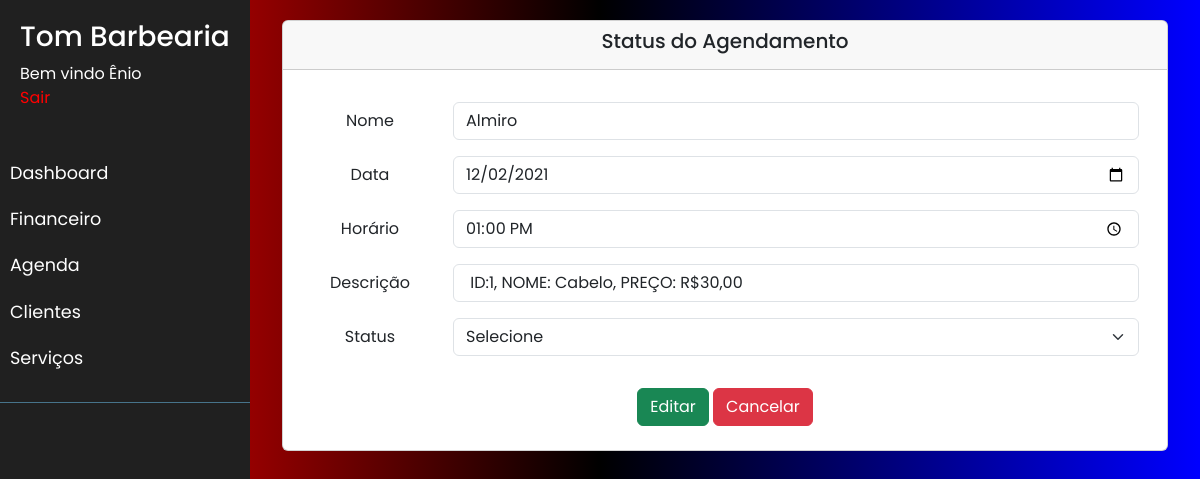
The app's page /statusAgendamento/32 (signed in) with its own data.
### app/models.py (models this page shows, shortened)
class User(db.Model, UserMixin):
    __tablename__= 'usuario'
    id = db.Column(db.Integer, primary_key =True, autoincrement = True)
    nome = db.Column(db.String, nullable = False)
    telefone = db.Column(db.String, nullable = False)
    usuario = db.Column(db.String, nullable = False , unique=True)
    senha = db.Column(db.String, nullable = False)

class ServicosAgendados(db.Model, UserMixin):
    __tablename__= 'servicos_agendados'
    id_servico_agendado = db.Column(db.Integer, primary_key =True, autoincrement = True)
    fk_id_servico = db.Column(db.Integer, nullable = False)
    desc_servico = db.Column(db.String, nullable = False)
    fk_id_cliente = db.Column(db.Integer, nullable = False)
    nm_cliente = db.Column(db.String, nullable = False)
    horario_agendado = db.Column(db.String, nullable = False)
    data_agendamento = db.Column(db.String, nullable = False)
    status = db.Column(db.Integer, nullable = True)
    desc_status = db.Column(db.Integer, nullable = True)

### main.py (the view, shortened to what this page needs)
@app.route("/statusAgendamento/<int:id>", methods=['GET', 'POST'])
def statusAgendamento(id):
    servicosagendados = ServicosAgendados.query.filter_by(id_servico_agendado=id).first()
    return render_template('statusAgendamento.html', servicosagendados = servicosagendados)

### app/models.py (called while the page is built)
@login_manager.user_loader
def get_user(user_id):
    return User.query.filter_by(id=user_id).first()

### app/templates/statusAgendamento.html (shortened to what this page needs)
<!DOCTYPE html>
<html>
<head>
    <link rel="stylesheet" type="text/css" href="{{ url_for('static',filename='node_modules/bootstrap/dist/css/bootstrap.css') }}">
    <link rel="stylesheet" type="text/css" href="{{ url_for('static',filename='sidemenu.css') }}">
</head>
<body>
  {% if current_user.is_authenticated %}
  <div class="wrapper">
    <nav id="sidebar">
      <div class="sidebar-header">
        <h3>Tom Barbearia</h3>
        <a>Bem vindo {{ current_user.nome }}</a>
        <br>
        <a style ="color:red" href = "{{ url_for('logout') }} ">Sair</a>
      </div>
      <ul class="list-unstyled components">
        <li>
          <a href="{{ url_for('home') }}">Dashboard</a>
        </li>
        <li>
          <a href="{{ url_for('financeiro') }}">Financeiro</a>
        </li>
        <li>
          <a href="{{ url_for('agenda') }}">Agenda</a>
        </li>
        <li>
          <a href="{{ url_for('clientes') }}">Clientes</a>
        </li>
        <li>
          <a href="{{ url_for('servicos') }}">Serviços</a>
        </li>
      </ul>
    </nav>
    <div id="content">
      <div class="container-fluid">
        <form method="POST">
          <div class="card text-center">
            <div class="card-header">
              <h5>
                Status do Agendamento
            </h5>
            </div>
            <div class="card-body">
              <div class="container">
                  <div class="col">
                    <div class="row mb-3">
                      <label for="nome" class="col-sm-2 col-form-label">Nome</label>
                      <div class="col-sm-10">
                        <input type="text" class="form-control" name ="status_nome_cliente" id="status_nome_cliente" value = "{{ servicosagendados.nm_cliente }}">
                      </div>
                    </div>
                    <div class="row mb-3">
                      <label for="data" class="col-sm-2 col-form-label">Data</label>
                      <div class="col-sm-10">
                        <input type="date" class="form-control" id="status_data" name="data" value = {{ servicosagendados.data_agendamento }}>
                      </div>
                    </div>
                    <div class="row mb-3">
                      <label for="horario" class="col-sm-2 col-form-label">Horário</label>
                      <div class="col-sm-10">
                        <input type="time" class="form-control" id="status_horario" name="horario" value = {{ servicosagendados.horario_agendado }}>
                      </div>
                    </div>
                    <div class="row mb-3">
                      <label for="nome" class="col-sm-2 col-form-label">Descrição</label>
                      <div class="col-sm-10">
                          <input type="text" class="form-control" name ="status_desc_servico" id="status_desc_servico" value = " {{ servicosagendados.desc_servico }} " >
                      </div>
                    </div>
                    <div class="row mb-3">
                      <label for="nome" class="col-sm-2 col-form-label" id="status" name="status">Status</label>
                      <div class="col-sm-10">
                        <select class="form-select" name="status" >
                          <option>Selecione</option>
                        </select>
                      </div>
                    </div>
                  </div>
                </div>
              </div>
              <div class="row justify-content-center">
                <div class="col-4">
                  <button type="submit" class="btn btn-success" id="btnEditarStatus" value ="btnEditarStatus">Editar</button>
                  <a href="{{url_for('agenda')}}"><button type="button" class="btn btn-danger">Cancelar</button></a><br><br>
                </div>
              </div>
            </div>
        </form>
      </div>
    </div>
  </div>
  {% else %}
  <div>
      <h1>Visitante</h1>
      <p>Bem Vindo, faça login para poder acessar o menu.</p>
      <a href="{{ url_for('login') }}"><button class="btn btn-dark" type="button" value ="login">Login</button></a>
  </div>
  {% endif %}
</body>
</html>

### app/static/sidemenu.css (style rules this page uses)
body { font-family: 'Poppins', sans-serif; background-image: linear-gradient(to right, red, black, blue) }
a, a:hover, a:focus { color: inherit; text-decoration: none; transition: all 0.3s; }
.wrapper { display: flex; width: 100%; align-items: stretch; }
#sidebar { min-width: 250px; max-width: 250px; background: #202020; color: #fff; transition: all 0.3s; }
#sidebar .sidebar-header { padding: 20px; background: #202020; }
#sidebar ul.components { padding: 20px 0; border-bottom: 1px solid #47748b; }
#sidebar ul li a { padding: 10px; font-size: 1.1em; display: block; }
#content { width: 100%; padding: 20px; min-height: 100vh; transition: all 0.3s; }

### records on screen
User: nome "Ênio"
ServicosAgendados: status_nome_cliente "Almiro", data "12/02/2021", horario "13:00", status_desc_servico "ID:1, NOME: Cabelo, PREÇO: R$30,00"
